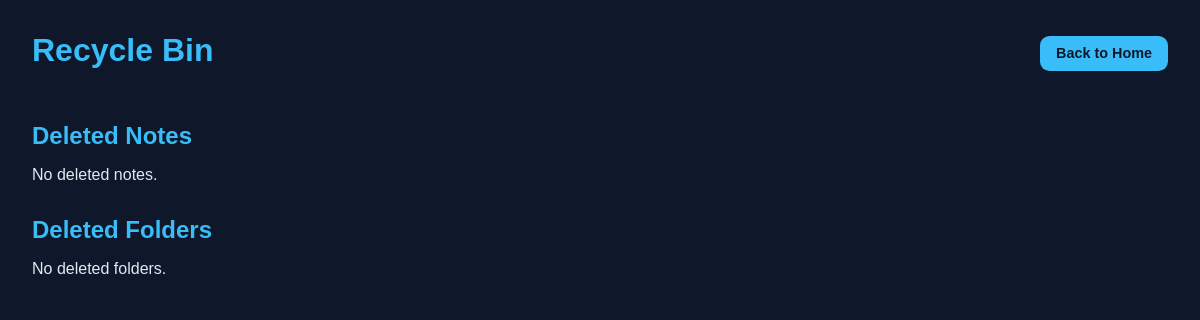
Before: /notes/recycle-bin/ (signed in) with the older database file.
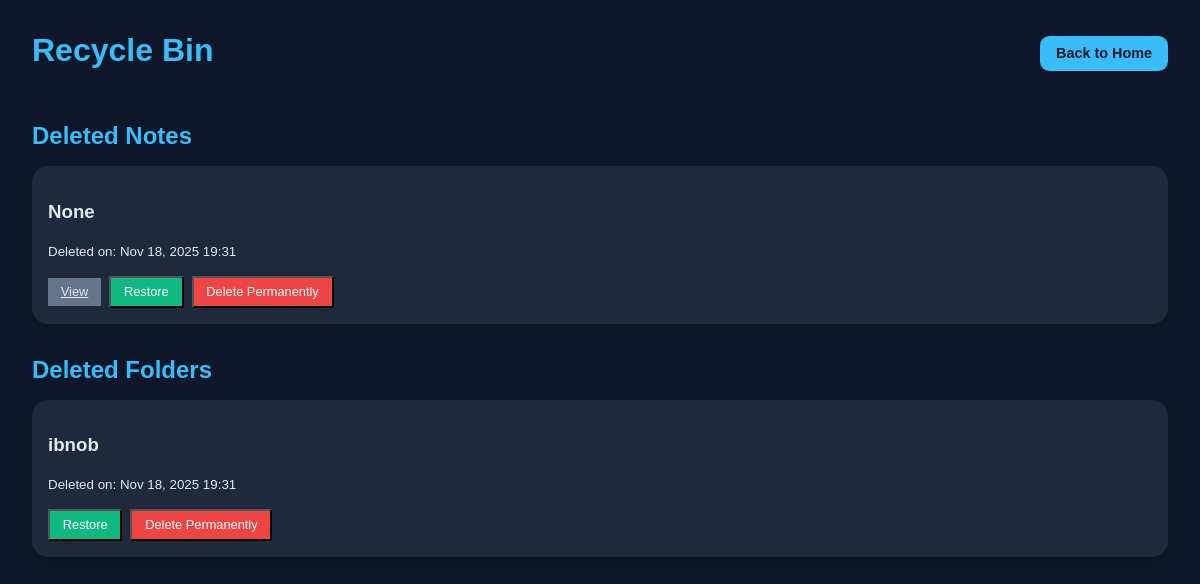
After: the same page with the newer database file.
### notes/models.py (models this page shows, shortened)
class Note(models.Model):
    owner = models.ForeignKey(User, on_delete=models.CASCADE)  # Not nullable
    folder = models.ForeignKey(Folder, on_delete=models.SET_NULL, null=True, blank=True)  # Nullable
    title = models.CharField(max_length=200, null=True, blank=True)
    content = models.TextField(null=True, blank=True)
    is_deleted = models.BooleanField(default=False)  # For recycle bin
    deleted_at = models.DateTimeField(null=True, blank=True)
    created_at = models.DateTimeField(auto_now_add=True)
    updated_at = models.DateTimeField(auto_now=True)

class Folder(models.Model):
    name = models.CharField(max_length=200)
    owner = models.ForeignKey(User, on_delete=models.CASCADE)
    is_deleted = models.BooleanField(default=False)  # For recycle bin
    deleted_at = models.DateTimeField(null=True, blank=True)
    created_at = models.DateTimeField(auto_now_add=True)
    updated_at = models.DateTimeField(auto_now=True)

### notes/views.py (the view)
# urls.py: path('recycle-bin/', views.recycle_bin, name='recycle_bin'),
def recycle_bin(request):
    notes = Note.objects.filter(owner=request.user, is_deleted=True)
    folders = Folder.objects.filter(owner=request.user, is_deleted=True)
    return render(request, 'notes/recycle_bin.html', {'notes': notes, 'folders': folders})

### notes/templates/notes/recycle_bin.html (shortened to what this page needs)
<!DOCTYPE html>
<html lang="en">
<head>
</head>
<body>
  <div class="top-bar">
	<h1>Recycle Bin</h1>
	<a href="{% url 'notes_home' %}" class="btn">Back to Home</a>
  </div>
  <div class="section">
	<h2>Deleted Notes</h2>
	{% if notes %}
	  <div class="note-list">
		{% for note in notes %}
		  <div class="note-card">
			<h3>{{ note.title }}</h3>
			<p><small>Deleted on: {{ note.deleted_at|date:"M d, Y H:i" }}</small></p>
			<div class="actions">
			  <a href="{% url 'view_note' note.id %}" class="btn-small">View</a>
			  <form method="post" action="{% url 'restore_note' note.id %}">
				<button type="submit" class="btn-small btn-success">Restore</button>
			  </form>
			  <form method="post" action="{% url 'permanent_delete' note.id %}" onsubmit="return confirm('Delete this note permanently?');">
				<button type="submit" class="btn-small btn-danger">Delete Permanently</button>
			  </form>
			</div>
		  </div>
		{% endfor %}
	  </div>
	{% else %}
	  <p>No deleted notes.</p>
	{% endif %}
  </div>
  <div class="section">
	<h2>Deleted Folders</h2>
	{% if folders %}
	  <div class="note-list">
		{% for folder in folders %}
		  <div class="note-card">
			<h3>{{ folder.name }}</h3>
			<p><small>Deleted on: {{ folder.deleted_at|date:"M d, Y H:i" }}</small></p>
			<div class="actions">
			  <form method="post" action="{% url 'restore_folder' folder.id %}">
				<button type="submit" class="btn-small btn-success">Restore</button>
			  </form>
			  <form method="post" action="{% url 'permanent_delete_folder' folder.id %}" onsubmit="return confirm('Delete this folder permanently?');">
				<button type="submit" class="btn-small btn-danger">Delete Permanently</button>
			  </form>
			</div>
		  </div>
		{% endfor %}
	  </div>
	{% else %}
	  <p>No deleted folders.</p>
	{% endif %}
  </div>
</body>
</html>

Changed rows visible on the page:
added Note: title "None", deleted_at "Nov 18, 2025 19:31"
now on this page (row edited): Folder: name "ibnob", deleted_at "Nov 18, 2025 19:31"
Other visible differences:
text no longer shown: "No deleted notes. No deleted folders."
